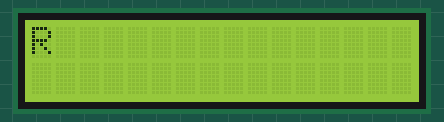
This sketch was run on a simulated Arduino Uno, built with avr-gcc and run on an emulated ATmega328P. Parts: 16×2 character LCD.

Above: at 0.1 s.
At 5.1 s:
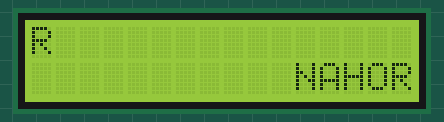
At 6.1 s:
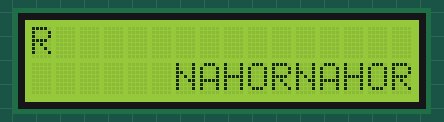
At 7.1 s:
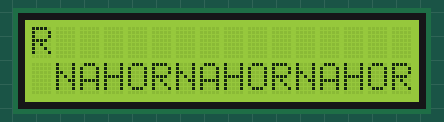
At 8.1 s:
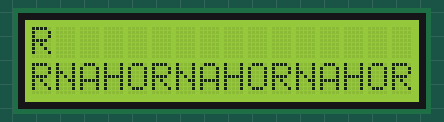
At 15.1 s:
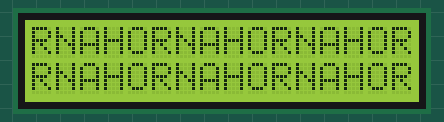

Measured:
- what the display in image 1 shows lasts 1.0 s, from 5.1 s to 6.1 s
- what the display in image 4 shows lasts 5.0 s, from 8.1 s to 13.1 s

The sketch:

sketch_nov13a.ino
```cpp
#include<LiquidCrystal.h>
LiquidCrystal lcd(12,11,5,4,3,2);
void setup(){
  lcd.begin(16,2);
}
void loop(){
 lcd.rightToLeft();{

  lcd.print("ROHAN");
  delay(1000);

 }


}
```
